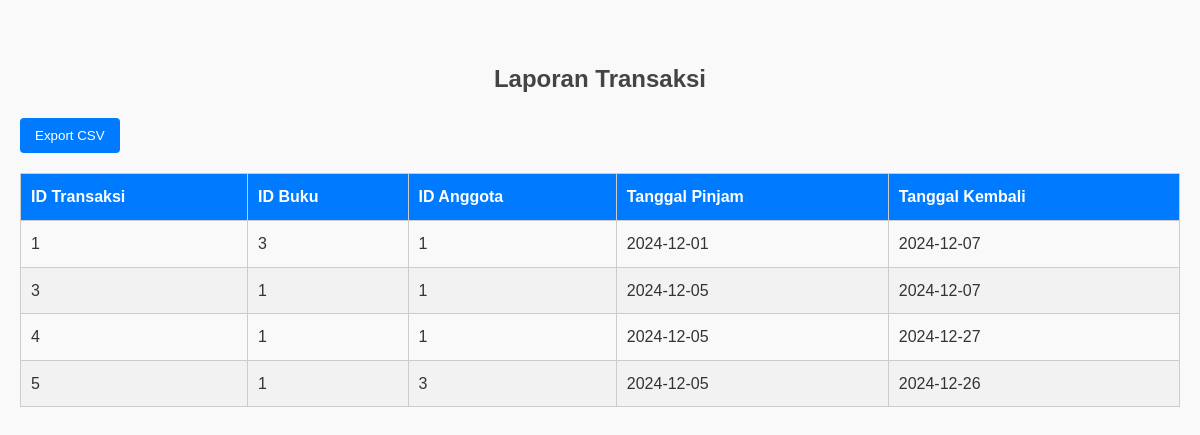
/laporan.php (signed in), run on the app's committed database.
### tables this page shows
CREATE TABLE `transaksi` (
  `id` int(11) NOT NULL,
  `id_buku` int(11) DEFAULT NULL,
  `id_anggota` int(11) DEFAULT NULL,
  `tanggal_pinjam` date DEFAULT NULL,
  `tanggal_kembali` date DEFAULT NULL
);

### laporan.php (the view, shortened to what this page needs)
<?php
include 'koneksi.php';
?>
<!DOCTYPE html>
<html lang="id">
<head>
  <head>
    <link rel="stylesheet" href="style.css">
  </head>
</head>
<body>
  <h2>Laporan Transaksi</h2>
  <form method="POST">
    <button type="submit" name="export">Export CSV</button>
  </form>
  <table border="1">
    <thead>
      <tr>
        <th>ID Transaksi</th>
        <th>ID Buku</th>
        <th>ID Anggota</th>
        <th>Tanggal Pinjam</th>
        <th>Tanggal Kembali</th>
      </tr>
    </thead>
    <tbody>
      <?php
      $result = $conn->query("SELECT * FROM transaksi");
      while ($row = $result->fetch_assoc()) {
        echo "<tr>
                        <td>{$row['id']}</td>
                        <td>{$row['id_buku']}</td>
                        <td>{$row['id_anggota']}</td>
                        <td>{$row['tanggal_pinjam']}</td>
                        <td>{$row['tanggal_kembali']}</td>
                    </tr>";
      }
      ?>
    </tbody>
  </table>
</body>
</html>

### style.css (style rules this page uses)
body, h1, h2, h3, p, ul, li, input, button, table { margin: 0; padding: 0; box-sizing: border-box; font-family: Arial, sans-serif; }
body { background-color: #f9f9f9; color: #333; line-height: 1.6; padding: 20px; }
h1, h2 { color: #444; margin-bottom: 20px; margin-top: 40px; text-align: center; }
form { margin-bottom: 20px; }
button { background-color: #007bff; color: white; padding: 10px 15px; border: none; border-radius: 4px; cursor: pointer; }
table { width: 100%; border-collapse: collapse; margin-top: 20px; }
table th, table td { padding: 10px; border: 1px solid #ccc; text-align: left; }
table th { background-color: #007bff; color: white; }
table tr:nth-child(even) { background-color: #f2f2f2; }

### data on the page
transaksi: id "1", id_buku "3", id_anggota "1", tanggal_pinjam "2024-12-01", tanggal_kembali "2024-12-07"
transaksi: id "3", id_buku "1", id_anggota "1", tanggal_pinjam "2024-12-05", tanggal_kembali "2024-12-07"
transaksi: id "4", id_buku "1", id_anggota "1", tanggal_pinjam "2024-12-05", tanggal_kembali "2024-12-27"
transaksi: id "5", id_buku "1", id_anggota "3", tanggal_pinjam "2024-12-05", tanggal_kembali "2024-12-26"
